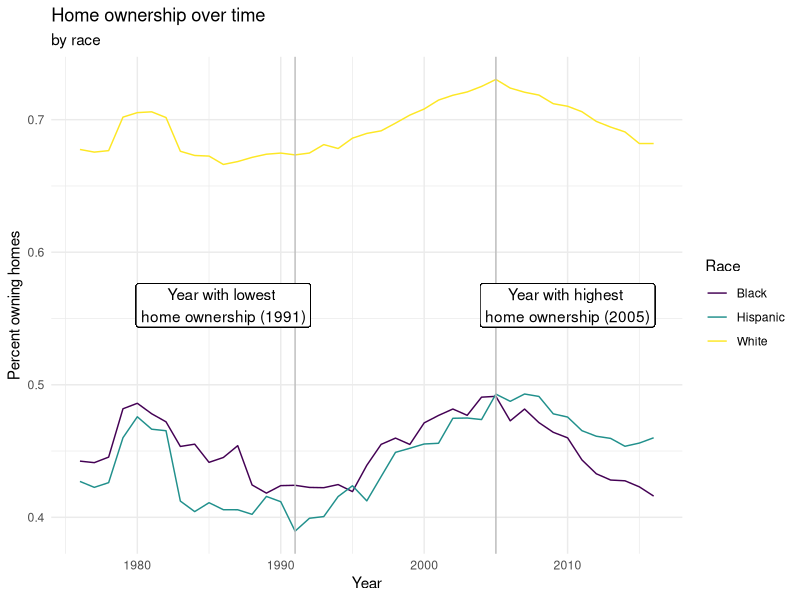

Write the R code that produced this figure.
## ---- chunk 1
knitr::opts_chunk$set(echo = TRUE)
## ---- chunk 2
library(tidyverse)
library(viridis)
## ---- chunk 3
income_mean <- read_csv(file = "data/income_mean.csv")
home_owner <- read_csv("data/home_owner.csv")
## ---- chunk 4
lowest_year <- home_owner %>%
  group_by(year) %>%
  summarize(mean_pct_unweighted = mean(home_owner_pct)) %>%
  arrange(mean_pct_unweighted) %>%
  slice(1) %>%
  pull(year)
highest_year <- home_owner %>%
  group_by(year) %>%
  summarize(mean_pct_unweighted = mean(home_owner_pct)) %>%
  arrange(desc(mean_pct_unweighted)) %>%
  slice(1) %>%
  pull(year)  
## ---- chunk 5
home_owner %>%
  ggplot(
    aes(x = year, y = home_owner_pct, color = race)
  ) +
  geom_line() +
  geom_vline(aes(xintercept = lowest_year), color = "grey") +
  geom_vline(aes(xintercept = highest_year), color = "grey") +
  geom_label(x = lowest_year - 5, y = 0.56, 
            label = paste0("Year with lowest \nhome ownership (", lowest_year, ")"), 
            color = "black") +
    geom_label(x = highest_year + 5, y = 0.56, 
            label = paste0("Year with highest \nhome ownership (", highest_year, ")"), 
            color = "black") +
  scale_color_viridis_d() +
  labs(
    x = "Year",
    y = "Percent owning homes",
    color = "Race",
    title = "Home ownership over time",
    subtitle = "by race"
  ) +
  theme_minimal()
## ---- chunk 6

